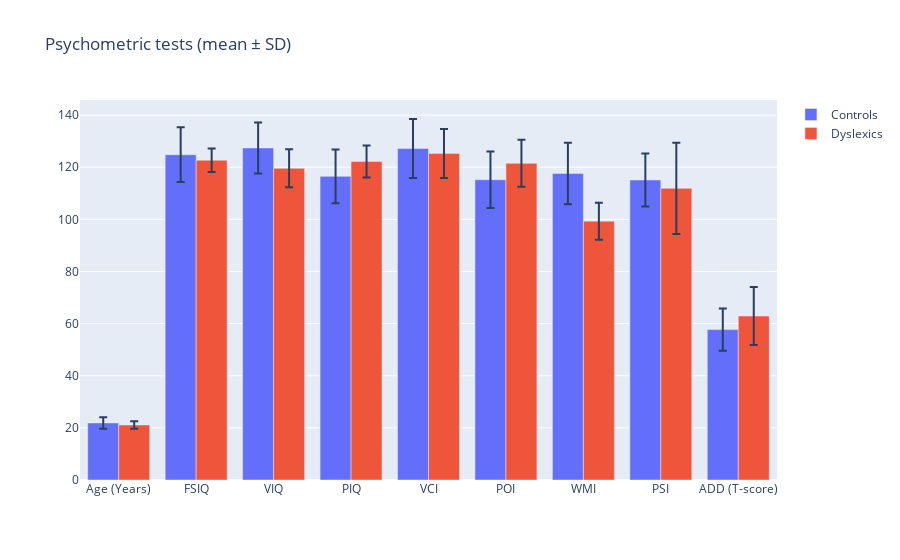

This figure's notebook cell:
### Code cell
fig = go.Figure()
fig.add_trace(go.Bar(
    name='Controls',
    x=['Age (Years)', 'FSIQ', 'VIQ', 'PIQ', 'VCI', 'POI', 'WMI', 'PSI', 'ADD (T-score)'], 
    y=[21.9, 124.8, 127.4, 116.5, 127.2, 115.2, 117.6, 115.1, 57.7],
    error_y=dict(type='data', array=[2.2, 10.5, 9.8, 10.3, 11.3, 10.8, 11.8, 10.2, 8.1])
))
fig.add_trace(go.Bar(
    name='Dyslexics',
    x=['Age (Years)', 'FSIQ', 'VIQ', 'PIQ', 'VCI', 'POI', 'WMI', 'PSI', 'ADD (T-score)'], 
    y=[21.1, 122.7, 119.6, 122.2, 125.3, 121.5, 99.3, 111.9, 62.9],
    error_y=dict(type='data', array=[1.4, 4.5, 7.3, 6.1, 9.4, 9, 7.1, 17.5, 11.1])
))


fig.update_layout(barmode='group',  title='Psychometric tests (mean \u00B1 SD)')
plotly.offline.iplot(fig, filename="Figure 1")

### Figure 1 — Plotly figure (JSON) as saved in the notebook; plotly's stock layout.template omitted (floating-point values rounded to 4 significant figures)
{"data": [{"error_y": {"array": [2.2, 10.5, 9.8, 10.3, 11.3, 10.8, 11.8, 10.2, 8.1], "type": "data"}, "name": "Controls", "type": "bar", "x": ["Age (Years)", "FSIQ", "VIQ", "PIQ", "VCI", "POI", "WMI", "PSI", "ADD (T-score)"], "y": [21.9, 124.8, 127.4, 116.5, 127.2, 115.2, 117.6, 115.1, 57.7]}, {"error_y": {"array": [1.4, 4.5, 7.3, 6.1, 9.4, 9, 7.1, 17.5, 11.1], "type": "data"}, "name": "Dyslexics", "type": "bar", "x": ["Age (Years)", "FSIQ", "VIQ", "PIQ", "VCI", "POI", "WMI", "PSI", "ADD (T-score)"], "y": [21.1, 122.7, 119.6, 122.2, 125.3, 121.5, 99.3, 111.9, 62.9]}], "layout": {"barmode": "group", "title": {"text": "Psychometric tests (mean ± SD)"}}}
